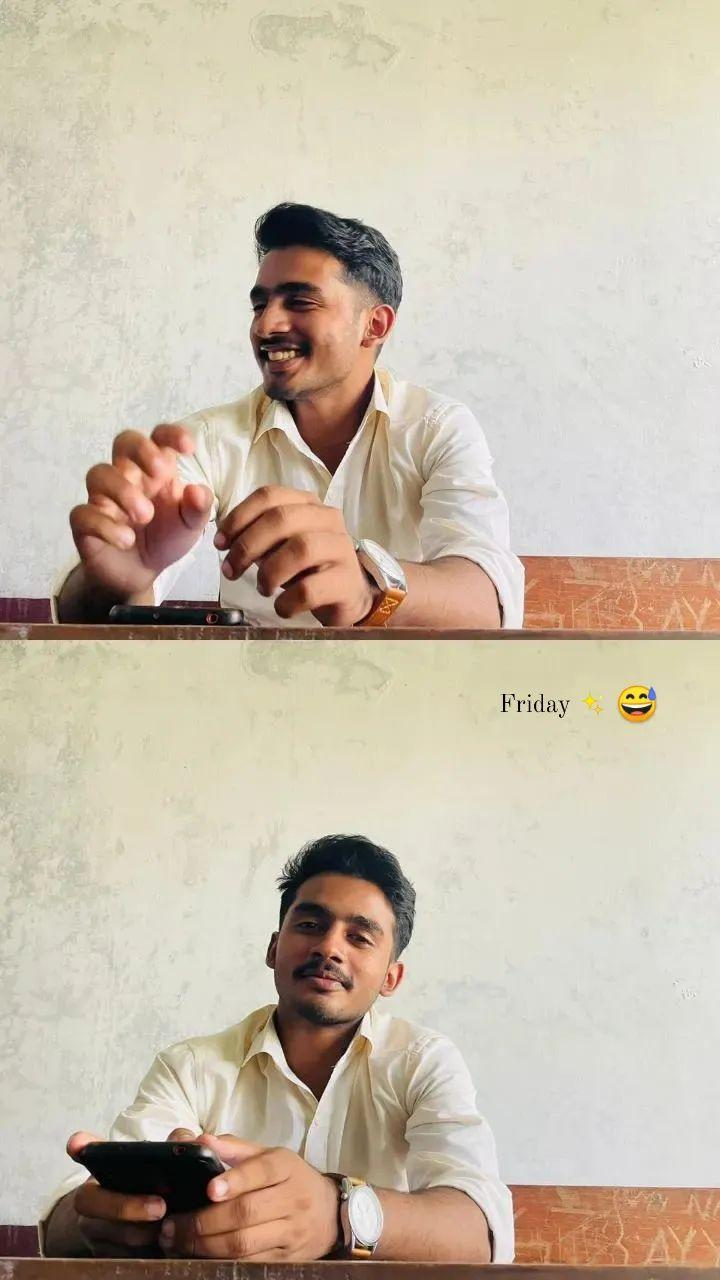
#> input picture VoteApp/IMG_20240331_091922_613.jpg, 720 x 1280 px, found by its file name
$ python -i vc.py   (imports and definitions only)
#> lines starting #> are read from the running program, lines starting #| are printed output that depends on the picture

import os
from PIL import Image, ImageDraw
import base64
from PIL import ImageFont
def encryption(fn):
#> called with fn = 'IMG_20240331_091922_613.jpg'
    image = Image.open(r"E:\e_voting\media\img/"+fn)
#> image is the input picture: PIL image 720x1280 RGB; mean R, G, B 200.2, 188.2, 171
    image1=Image.open(r"E:\e_voting\media\img/"+fn)
    image2=Image.open(r"E:\e_voting\media/"+fn)
    width, height = image.size
#> width = 720; height = 1280
    #
    for row in range(height):
        for col in range(width):
            try:
                r, g, b = image.getpixel((col, row))
            except:
                r, g, b,_ = image.getpixel((col, row))
            r1=(r&240)>>4
            r2=r&15


            g1 = (g & 240) >> 4
            g2 = g & 15

            b1 = (b & 240) >> 4
            b2 = b & 15


            r1=r1^g1
            g1=g1^b1
            b1=b1^r1


            r2 = r2 ^ g2
            g2 = g2 ^ b2
            b2 = b2 ^ r2


            image1.putpixel((col, row), (r1, g1, b1))
            image2.putpixel((col, row), (r2, g2, b2))
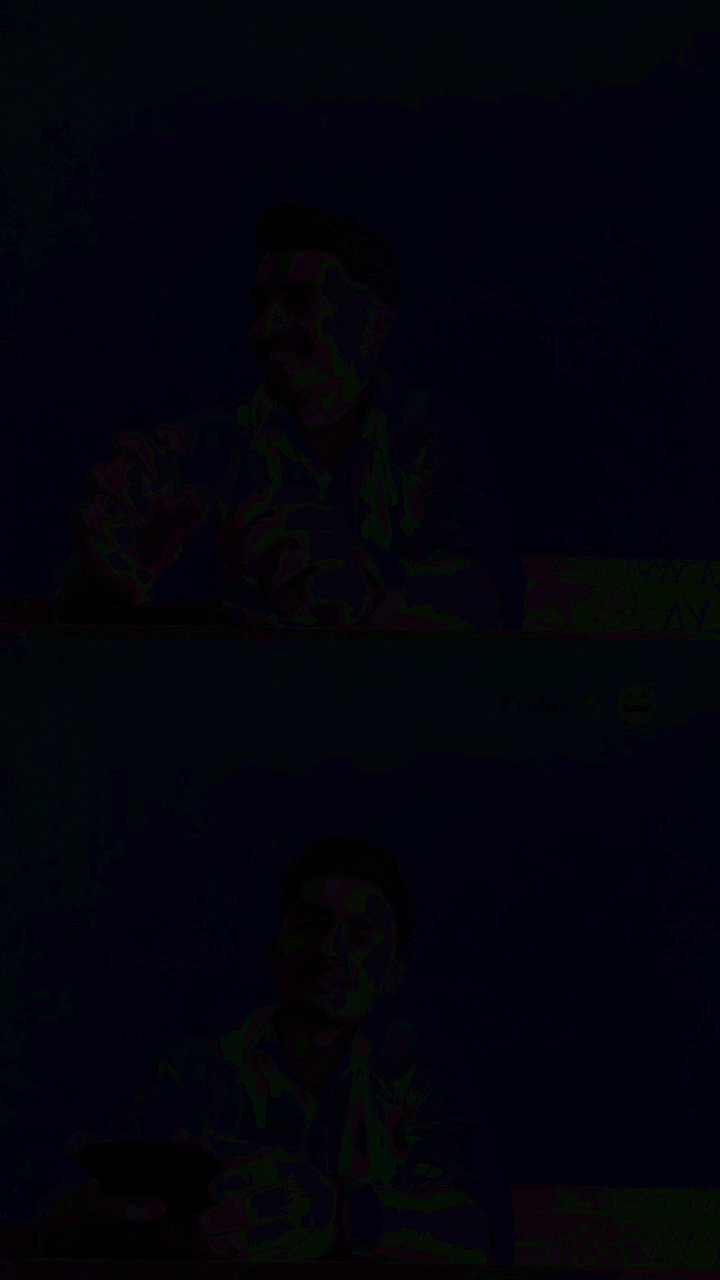
#> image1: PIL image 720x1280 RGB; mean R, G, B 1.82, 3.05, 10.84
    # #


    # image1.save("s1"+fn)
    # image2.save("s2"+fn)
    #
    image11=image1#Image.open("sample1.bmp")
    image22=image2#Image.open("sample2.bmp")
    #
    # sl=[0,3,2,1]
    bs=width//10
#> bs = 72
    #
    # print(bs)
    for row in range(height):

        for col in range(width//10):
                try:
                    r, g, b = image1.getpixel(((bs*1)+col, row))
                    r1, g1, b1 = image1.getpixel(((bs * 5) + col, row))
                except:
                    r, g, b,_ = image1.getpixel(((bs * 1) + col, row))
                    r1, g1, b1,_ = image1.getpixel(((bs * 5) + col, row))
                image11.putpixel((((bs*1)+col), row), (r1, g1, b1))
                image11.putpixel((((bs * 5) + col), row), (r, g, b))
                try:
                    r, g, b = image1.getpixel(((bs * 2) + col, row))
                    r1, g1, b1 = image1.getpixel(((bs * 7) + col, row))
                except:
                    r, g, b,_ = image1.getpixel(((bs * 2) + col, row))
                    r1, g1, b1,_ = image1.getpixel(((bs * 7) + col, row))
                image11.putpixel((((bs * 2) + col), row), (r1, g1, b1))
                image11.putpixel((((bs * 7) + col), row), (r, g, b))
                try:
                    r, g, b = image1.getpixel(((bs * 4) + col, row))
                    r1, g1, b1 = image1.getpixel(((bs * 9) + col, row))
                except:
                    r, g, b,_ = image1.getpixel(((bs * 4) + col, row))
                    r1, g1, b1,_ = image1.getpixel(((bs * 9) + col, row))
                image11.putpixel((((bs * 4) + col), row), (r1, g1, b1))
                image11.putpixel((((bs * 9) + col), row), (r, g, b))


                try:
                    r, g, b = image2.getpixel(((bs*1)+col, row))
                    r1, g1, b1 = image22.getpixel(((bs * 5) + col, row))
                except:
                    r, g, b,_ = image2.getpixel(((bs * 1) + col, row))
                    r1, g1, b1,_ = image22.getpixel(((bs * 5) + col, row))
                image22.putpixel((((bs*1)+col), row), (r1, g1, b1))
                image22.putpixel((((bs * 5) + col), row), (r, g, b))
                try:
                    r, g, b = image2.getpixel(((bs * 2) + col, row))
                    r1, g1, b1 = image2.getpixel(((bs * 7) + col, row))
                except:
                    r, g, b,_ = image2.getpixel(((bs * 2) + col, row))
                    r1, g1, b1,_ = image2.getpixel(((bs * 7) + col, row))
                image22.putpixel((((bs * 2) + col), row), (r1, g1, b1))
                image22.putpixel((((bs * 7) + col), row), (r, g, b))
                try:
                    r, g, b = image2.getpixel(((bs * 4) + col, row))
                    r1, g1, b1 = image2.getpixel(((bs * 9) + col, row))
                except:
                    r, g, b,_ = image2.getpixel(((bs * 4) + col, row))
                    r1, g1, b1,_ = image2.getpixel(((bs * 9) + col, row))
                image22.putpixel((((bs * 4) + col), row), (r1, g1, b1))
                image22.putpixel((((bs * 9) + col), row), (r, g, b))
    #
    image11.save(r"E:\e_voting\media\share1/"+fn)
    image22.save(r"E:\e_voting\media\share2/"+fn)

# [112 lines left out: functions decription, makeimg, not called in this run]

# makeimg("2345","24.png")
# encryption("24.png")
# decription("img.png")

>>> result = encryption('IMG_20240331_091922_613.jpg')
